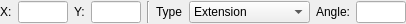
<?xml version="1.0" encoding="UTF-8"?>
<ui version="4.0">
 <class>LC_CrossOptions</class>
 <widget class="QWidget" name="LC_CrossOptions">
  <property name="geometry">
   <rect>
    <x>0</x>
    <y>0</y>
    <width>406</width>
    <height>24</height>
   </rect>
  </property>
  <property name="sizePolicy">
   <sizepolicy hsizetype="MinimumExpanding" vsizetype="Preferred">
    <horstretch>2</horstretch>
    <verstretch>0</verstretch>
   </sizepolicy>
  </property>
  <property name="windowTitle">
   <string>Form</string>
  </property>
  <layout class="QGridLayout" name="gridLayout">
   <property name="leftMargin">
    <number>0</number>
   </property>
   <property name="topMargin">
    <number>1</number>
   </property>
   <property name="rightMargin">
    <number>0</number>
   </property>
   <property name="bottomMargin">
    <number>1</number>
   </property>
   <item row="0" column="0">
    <widget class="QLabel" name="label">
     <property name="text">
      <string>X:</string>
     </property>
    </widget>
   </item>
   <item row="0" column="7">
    <widget class="QLabel" name="label_4">
     <property name="text">
      <string>Angle:</string>
     </property>
    </widget>
   </item>
   <item row="0" column="5">
    <widget class="QLabel" name="label_3">
     <property name="text">
      <string>Type</string>
     </property>
    </widget>
   </item>
   <item row="0" column="9">
    <spacer name="horizontalSpacer">
     <property name="orientation">
      <enum>Qt::Horizontal</enum>
     </property>
     <property name="sizeHint" stdset="0">
      <size>
       <width>0</width>
       <height>20</height>
      </size>
     </property>
    </spacer>
   </item>
   <item row="0" column="1">
    <widget class="QLineEdit" name="leX">
     <property name="sizePolicy">
      <sizepolicy hsizetype="Preferred" vsizetype="Fixed">
       <horstretch>0</horstretch>
       <verstretch>0</verstretch>
      </sizepolicy>
     </property>
     <property name="minimumSize">
      <size>
       <width>30</width>
       <height>0</height>
      </size>
     </property>
     <property name="maximumSize">
      <size>
       <width>50</width>
       <height>16777215</height>
      </size>
     </property>
     <property name="toolTip">
      <string>Horizontal dimension of cross</string>
     </property>
    </widget>
   </item>
   <item row="0" column="6">
    <widget class="QComboBox" name="cbMode">
     <property name="sizePolicy">
      <sizepolicy hsizetype="Preferred" vsizetype="Fixed">
       <horstretch>3</horstretch>
       <verstretch>0</verstretch>
      </sizepolicy>
     </property>
     <property name="minimumSize">
      <size>
       <width>110</width>
       <height>0</height>
      </size>
     </property>
     <property name="maximumSize">
      <size>
       <width>130</width>
       <height>16777215</height>
      </size>
     </property>
     <property name="toolTip">
      <string>Defines how to apply dimensions of cross</string>
     </property>
     <property name="maxVisibleItems">
      <number>3</number>
     </property>
     <property name="insertPolicy">
      <enum>QComboBox::InsertAlphabetically</enum>
     </property>
     <property name="sizeAdjustPolicy">
      <enum>QComboBox::AdjustToContents</enum>
     </property>
     <property name="minimumContentsLength">
      <number>20</number>
     </property>
     <item>
      <property name="text">
       <string>Extension</string>
      </property>
     </item>
     <item>
      <property name="text">
       <string>Total Length</string>
      </property>
     </item>
     <item>
      <property name="text">
       <string>Percent</string>
      </property>
     </item>
    </widget>
   </item>
   <item row="0" column="3">
    <widget class="QLineEdit" name="leY">
     <property name="sizePolicy">
      <sizepolicy hsizetype="Preferred" vsizetype="Fixed">
       <horstretch>0</horstretch>
       <verstretch>0</verstretch>
      </sizepolicy>
     </property>
     <property name="minimumSize">
      <size>
       <width>30</width>
       <height>0</height>
      </size>
     </property>
     <property name="maximumSize">
      <size>
       <width>50</width>
       <height>16777215</height>
      </size>
     </property>
     <property name="toolTip">
      <string>Vertical dimension of the cross</string>
     </property>
    </widget>
   </item>
   <item row="0" column="8">
    <widget class="QLineEdit" name="leAngle">
     <property name="sizePolicy">
      <sizepolicy hsizetype="Preferred" vsizetype="Fixed">
       <horstretch>0</horstretch>
       <verstretch>0</verstretch>
      </sizepolicy>
     </property>
     <property name="minimumSize">
      <size>
       <width>30</width>
       <height>0</height>
      </size>
     </property>
     <property name="maximumSize">
      <size>
       <width>50</width>
       <height>16777215</height>
      </size>
     </property>
     <property name="toolTip">
      <string>Rotation angle for cross around center</string>
     </property>
    </widget>
   </item>
   <item row="0" column="2">
    <widget class="QLabel" name="label_2">
     <property name="text">
      <string>Y:</string>
     </property>
    </widget>
   </item>
   <item row="0" column="4">
    <widget class="Line" name="line">
     <property name="orientation">
      <enum>Qt::Vertical</enum>
     </property>
    </widget>
   </item>
  </layout>
 </widget>
 <resources/>
 <connections/>
</ui>
